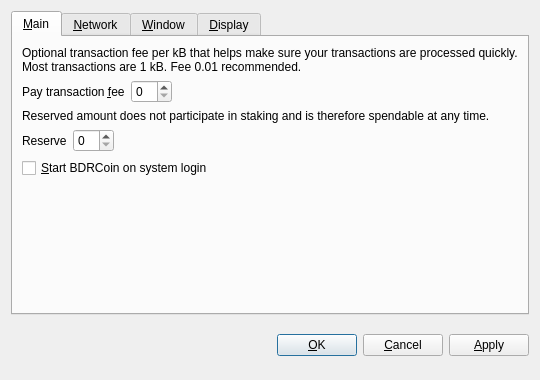
<?xml version="1.0" encoding="UTF-8"?>
<ui version="4.0">
 <class>OptionsDialog</class>
 <widget class="QDialog" name="OptionsDialog">
  <property name="geometry">
   <rect>
    <x>0</x>
    <y>0</y>
    <width>540</width>
    <height>380</height>
   </rect>
  </property>
  <property name="windowTitle">
   <string>Options</string>
  </property>
  <property name="modal">
   <bool>true</bool>
  </property>
  <layout class="QVBoxLayout" name="verticalLayout">
   <item>
    <widget class="QTabWidget" name="tabWidget">
     <property name="tabPosition">
      <enum>QTabWidget::North</enum>
     </property>
     <property name="currentIndex">
      <number>0</number>
     </property>
     <widget class="QWidget" name="tabMain">
      <attribute name="title">
       <string>&amp;Main</string>
      </attribute>
      <layout class="QVBoxLayout" name="verticalLayout_Main">
       <item>
        <widget class="QLabel" name="transactionFeeInfoLabel">
         <property name="text">
          <string>Optional transaction fee per kB that helps make sure your transactions are processed quickly. Most transactions are 1 kB. Fee 0.01 recommended.</string>
         </property>
         <property name="textFormat">
          <enum>Qt::PlainText</enum>
         </property>
         <property name="wordWrap">
          <bool>true</bool>
         </property>
        </widget>
       </item>
       <item>
        <layout class="QHBoxLayout" name="horizontalLayoutFee">
         <item>
          <widget class="QLabel" name="transactionFeeLabel">
           <property name="text">
            <string>Pay transaction &amp;fee</string>
           </property>
           <property name="textFormat">
            <enum>Qt::PlainText</enum>
           </property>
           <property name="buddy">
            <cstring>transactionFee</cstring>
           </property>
          </widget>
         </item>
         <item>
          <widget class="BitcoinAmountField" name="transactionFee"/>
         </item>
         <item>
          <spacer name="horizontalSpacerFee">
           <property name="orientation">
            <enum>Qt::Horizontal</enum>
           </property>
           <property name="sizeHint" stdset="0">
            <size>
             <width>40</width>
             <height>20</height>
            </size>
           </property>
          </spacer>
         </item>
        </layout>
       </item>
       <item>
        <widget class="QLabel" name="reserveBalanceInfoLabel">
         <property name="text">
          <string>Reserved amount does not participate in staking and is therefore spendable at any time.</string>
         </property>
         <property name="textFormat">
          <enum>Qt::PlainText</enum>
         </property>
         <property name="wordWrap">
          <bool>true</bool>
         </property>
        </widget>
       </item>
       <item>
        <layout class="QHBoxLayout" name="horizontalLayoutReserveBalance">
         <item>
          <widget class="QLabel" name="reserveBalanceLabel">
           <property name="text">
            <string>Reserve</string>
           </property>
           <property name="textFormat">
            <enum>Qt::PlainText</enum>
           </property>
           <property name="buddy">
            <cstring>reserveBalance</cstring>
           </property>
          </widget>
         </item>
         <item>
          <widget class="BitcoinAmountField" name="reserveBalance"/>
         </item>
         <item>
          <spacer name="horizontalSpacerReserveBalance">
           <property name="orientation">
            <enum>Qt::Horizontal</enum>
           </property>
           <property name="sizeHint" stdset="0">
            <size>
             <width>40</width>
             <height>20</height>
            </size>
           </property>
          </spacer>
         </item>
        </layout>
       </item>
       <item>
        <widget class="QCheckBox" name="bitcoinAtStartup">
         <property name="toolTip">
          <string>Automatically start BDRCoin after logging in to the system.</string>
         </property>
         <property name="text">
          <string>&amp;Start BDRCoin on system login</string>
         </property>
        </widget>
       </item>
       <item>
        <spacer name="verticalSpacer_Main">
         <property name="orientation">
          <enum>Qt::Vertical</enum>
         </property>
         <property name="sizeHint" stdset="0">
          <size>
           <width>20</width>
           <height>40</height>
          </size>
         </property>
        </spacer>
       </item>
      </layout>
     </widget>
     <widget class="QWidget" name="tabNetwork">
      <attribute name="title">
       <string>&amp;Network</string>
      </attribute>
      <layout class="QVBoxLayout" name="verticalLayout_Network">
       <item>
        <widget class="QCheckBox" name="mapPortUpnp">
         <property name="toolTip">
          <string>Automatically open the BDRCoin client port on the router. This only works when your router supports UPnP and it is enabled.</string>
         </property>
         <property name="text">
          <string>Map port using &amp;UPnP</string>
         </property>
        </widget>
       </item>
       <item>
        <widget class="QCheckBox" name="connectSocks">
         <property name="toolTip">
          <string>Connect to the BDRCoin network through a SOCKS5 proxy (e.g. when connecting through Tor).</string>
         </property>
         <property name="text">
          <string>&amp;Connect through SOCKS5 proxy:</string>
         </property>
        </widget>
       </item>
       <item>
        <layout class="QHBoxLayout" name="horizontalLayout_Network">
         <item>
          <widget class="QLabel" name="proxyIpLabel">
           <property name="text">
            <string>Proxy &amp;IP:</string>
           </property>
           <property name="textFormat">
            <enum>Qt::PlainText</enum>
           </property>
           <property name="buddy">
            <cstring>proxyIp</cstring>
           </property>
          </widget>
         </item>
         <item>
          <widget class="QValidatedLineEdit" name="proxyIp">
           <property name="maximumSize">
            <size>
             <width>140</width>
             <height>16777215</height>
            </size>
           </property>
           <property name="toolTip">
            <string>IP address of the proxy (e.g. 127.0.0.1)</string>
           </property>
          </widget>
         </item>
         <item>
          <widget class="QLabel" name="proxyPortLabel">
           <property name="text">
            <string>&amp;Port:</string>
           </property>
           <property name="textFormat">
            <enum>Qt::PlainText</enum>
           </property>
           <property name="buddy">
            <cstring>proxyPort</cstring>
           </property>
          </widget>
         </item>
         <item>
          <widget class="QLineEdit" name="proxyPort">
           <property name="maximumSize">
            <size>
             <width>55</width>
             <height>16777215</height>
            </size>
           </property>
           <property name="toolTip">
            <string>Port of the proxy (e.g. 9050)</string>
           </property>
          </widget>
         </item>
         <item>
          <spacer name="horizontalSpacer_Network">
           <property name="orientation">
            <enum>Qt::Horizontal</enum>
           </property>
           <property name="sizeHint" stdset="0">
            <size>
             <width>40</width>
             <height>20</height>
            </size>
           </property>
          </spacer>
         </item>
        </layout>
       </item>
       <item>
        <spacer name="verticalSpacer_Network">
         <property name="orientation">
          <enum>Qt::Vertical</enum>
         </property>
         <property name="sizeHint" stdset="0">
          <size>
           <width>20</width>
           <height>40</height>
          </size>
         </property>
        </spacer>
       </item>
      </layout>
     </widget>
     <widget class="QWidget" name="tabWindow">
      <attribute name="title">
       <string>&amp;Window</string>
      </attribute>
      <layout class="QVBoxLayout" name="verticalLayout_Window">
       <item>
        <widget class="QCheckBox" name="minimizeToTray">
         <property name="toolTip">
          <string>Show only a tray icon after minimizing the window.</string>
         </property>
         <property name="text">
          <string>&amp;Minimize to the tray instead of the taskbar</string>
         </property>
        </widget>
       </item>
       <item>
        <widget class="QCheckBox" name="minimizeOnClose">
         <property name="toolTip">
          <string>Minimize instead of exit the application when the window is closed. When this option is enabled, the application will be closed only after selecting Quit in the menu.</string>
         </property>
         <property name="text">
          <string>M&amp;inimize on close</string>
         </property>
        </widget>
       </item>
       <item>
        <spacer name="verticalSpacer_Window">
         <property name="orientation">
          <enum>Qt::Vertical</enum>
         </property>
         <property name="sizeHint" stdset="0">
          <size>
           <width>20</width>
           <height>40</height>
          </size>
         </property>
        </spacer>
       </item>
      </layout>
     </widget>
     <widget class="QWidget" name="tabDisplay">
      <attribute name="title">
       <string>&amp;Display</string>
      </attribute>
      <layout class="QVBoxLayout" name="verticalLayout_Display">
       <item>
        <layout class="QHBoxLayout" name="horizontalLayout_1_Display">
         <item>
          <widget class="QLabel" name="langLabel">
           <property name="text">
            <string>User Interface &amp;language:</string>
           </property>
           <property name="textFormat">
            <enum>Qt::PlainText</enum>
           </property>
           <property name="buddy">
            <cstring>lang</cstring>
           </property>
          </widget>
         </item>
         <item>
          <widget class="QValueComboBox" name="lang">
           <property name="toolTip">
            <string>The user interface language can be set here. This setting will take effect after restarting BDRCoin.</string>
           </property>
          </widget>
         </item>
        </layout>
       </item>
       <item>
        <layout class="QHBoxLayout" name="horizontalLayout_2_Display">
         <item>
          <widget class="QLabel" name="unitLabel">
           <property name="text">
            <string>&amp;Unit to show amounts in:</string>
           </property>
           <property name="textFormat">
            <enum>Qt::PlainText</enum>
           </property>
           <property name="buddy">
            <cstring>unit</cstring>
           </property>
          </widget>
         </item>
         <item>
          <widget class="QValueComboBox" name="unit">
           <property name="toolTip">
            <string>Choose the default subdivision unit to show in the interface and when sending coins.</string>
           </property>
          </widget>
         </item>
        </layout>
       </item>
       <item>
        <widget class="QCheckBox" name="coinControlFeatures">
         <property name="toolTip">
          <string>Whether to show coin control features or not.</string>
         </property>
         <property name="text">
          <string>Display coin &amp;control features (experts only!)</string>
         </property>
        </widget>
       </item>
       <item>
        <widget class="QCheckBox" name="useBlackTheme">
         <property name="text">
          <string>Use black visual theme (requires restart)</string>
         </property>
        </widget>
       </item>
       <item>
        <spacer name="verticalSpacer_Display">
         <property name="orientation">
          <enum>Qt::Vertical</enum>
         </property>
         <property name="sizeHint" stdset="0">
          <size>
           <width>20</width>
           <height>40</height>
          </size>
         </property>
        </spacer>
       </item>
      </layout>
     </widget>
    </widget>
   </item>
   <item>
    <layout class="QHBoxLayout" name="horizontalLayout_Buttons">
     <item>
      <spacer name="horizontalSpacer_1">
       <property name="orientation">
        <enum>Qt::Horizontal</enum>
       </property>
       <property name="sizeHint" stdset="0">
        <size>
         <width>40</width>
         <height>48</height>
        </size>
       </property>
      </spacer>
     </item>
     <item>
      <widget class="QLabel" name="statusLabel">
       <property name="font">
        <font>
         <weight>75</weight>
         <bold>true</bold>
        </font>
       </property>
       <property name="text">
        <string/>
       </property>
       <property name="textFormat">
        <enum>Qt::PlainText</enum>
       </property>
       <property name="wordWrap">
        <bool>true</bool>
       </property>
      </widget>
     </item>
     <item>
      <spacer name="horizontalSpacer_2">
       <property name="orientation">
        <enum>Qt::Horizontal</enum>
       </property>
       <property name="sizeHint" stdset="0">
        <size>
         <width>40</width>
         <height>48</height>
        </size>
       </property>
      </spacer>
     </item>
     <item>
      <widget class="QPushButton" name="okButton">
       <property name="text">
        <string>&amp;OK</string>
       </property>
      </widget>
     </item>
     <item>
      <widget class="QPushButton" name="cancelButton">
       <property name="text">
        <string>&amp;Cancel</string>
       </property>
       <property name="autoDefault">
        <bool>false</bool>
       </property>
      </widget>
     </item>
     <item>
      <widget class="QPushButton" name="applyButton">
       <property name="text">
        <string>&amp;Apply</string>
       </property>
       <property name="autoDefault">
        <bool>false</bool>
       </property>
      </widget>
     </item>
    </layout>
   </item>
  </layout>
 </widget>
 <customwidgets>
  <customwidget>
   <class>BitcoinAmountField</class>
   <extends>QSpinBox</extends>
   <header>bitcoinamountfield.h</header>
  </customwidget>
  <customwidget>
   <class>QValueComboBox</class>
   <extends>QComboBox</extends>
   <header>qvaluecombobox.h</header>
  </customwidget>
  <customwidget>
   <class>QValidatedLineEdit</class>
   <extends>QLineEdit</extends>
   <header>qvalidatedlineedit.h</header>
  </customwidget>
 </customwidgets>
 <resources/>
 <connections/>
</ui>
